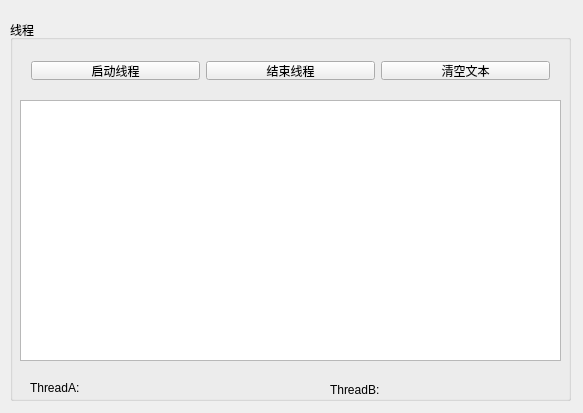
<?xml version="1.0" encoding="UTF-8"?>
<ui version="4.0">
 <class>Dialog</class>
 <widget class="QDialog" name="Dialog">
  <property name="geometry">
   <rect>
    <x>0</x>
    <y>0</y>
    <width>583</width>
    <height>413</height>
   </rect>
  </property>
  <property name="windowTitle">
   <string>Dialog</string>
  </property>
  <widget class="QGroupBox" name="groupBox">
   <property name="geometry">
    <rect>
     <x>10</x>
     <y>20</y>
     <width>561</width>
     <height>381</height>
    </rect>
   </property>
   <property name="title">
    <string>线程</string>
   </property>
   <widget class="QWidget" name="gridLayoutWidget">
    <property name="geometry">
     <rect>
      <x>10</x>
      <y>30</y>
      <width>541</width>
      <height>41</height>
     </rect>
    </property>
    <layout class="QGridLayout" name="gridLayout">
     <item row="0" column="1">
      <widget class="QPushButton" name="btnStop">
       <property name="text">
        <string>结束线程</string>
       </property>
       <property name="autoDefault">
        <bool>false</bool>
       </property>
      </widget>
     </item>
     <item row="0" column="0">
      <widget class="QPushButton" name="btnStart">
       <property name="text">
        <string>启动线程</string>
       </property>
       <property name="autoDefault">
        <bool>false</bool>
       </property>
      </widget>
     </item>
     <item row="0" column="2">
      <widget class="QPushButton" name="btnClear">
       <property name="text">
        <string>清空文本</string>
       </property>
       <property name="autoDefault">
        <bool>false</bool>
       </property>
      </widget>
     </item>
    </layout>
   </widget>
   <widget class="QPlainTextEdit" name="plainTextEdit">
    <property name="geometry">
     <rect>
      <x>10</x>
      <y>80</y>
      <width>541</width>
      <height>261</height>
     </rect>
    </property>
   </widget>
   <widget class="QLabel" name="LabTA">
    <property name="geometry">
     <rect>
      <x>20</x>
      <y>360</y>
      <width>211</width>
      <height>16</height>
     </rect>
    </property>
    <property name="text">
     <string>ThreadA:</string>
    </property>
   </widget>
   <widget class="QLabel" name="LabTB">
    <property name="geometry">
     <rect>
      <x>320</x>
      <y>360</y>
      <width>221</width>
      <height>20</height>
     </rect>
    </property>
    <property name="text">
     <string>ThreadB:</string>
    </property>
   </widget>
  </widget>
 </widget>
 <layoutdefault spacing="6" margin="11"/>
 <resources/>
 <connections/>
</ui>
